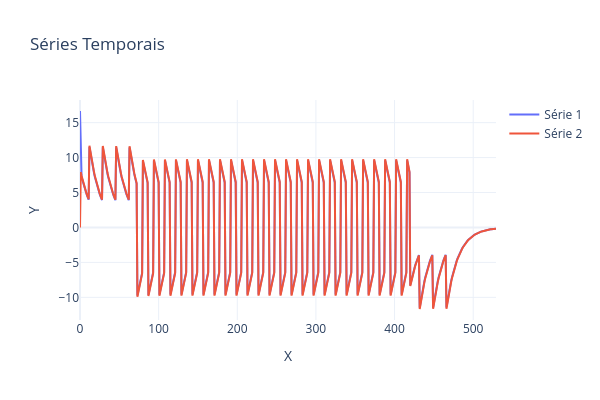

This figure's notebook cell:
### Code cell
PlotSeriesPLY(ySeries=[acc_ref,acc_cur])

### Figure 1 — Plotly figure (JSON) as saved in the notebook; plotly's stock layout.template omitted (floating-point values rounded to 4 significant figures; data arrays with more than 128 entries replaced by an {"elided": "..."} marker saying what was removed)
{"data": [{"mode": "lines", "name": "Série 1", "type": "scatter", "x": {"elided": "530 int values"}, "xaxis": "x", "y": {"elided": "530 float values"}, "yaxis": "y"}, {"mode": "lines", "name": "Série 2", "type": "scatter", "x": {"elided": "530 int values"}, "xaxis": "x", "y": {"elided": "530 float values"}, "yaxis": "y"}], "layout": {"height": 400, "title": {"text": "Séries Temporais"}, "width": 600, "xaxis": {"anchor": "y", "domain": [0, 1], "title": {"text": "X"}}, "yaxis": {"anchor": "x", "domain": [0, 1], "title": {"text": "Y"}}}}
